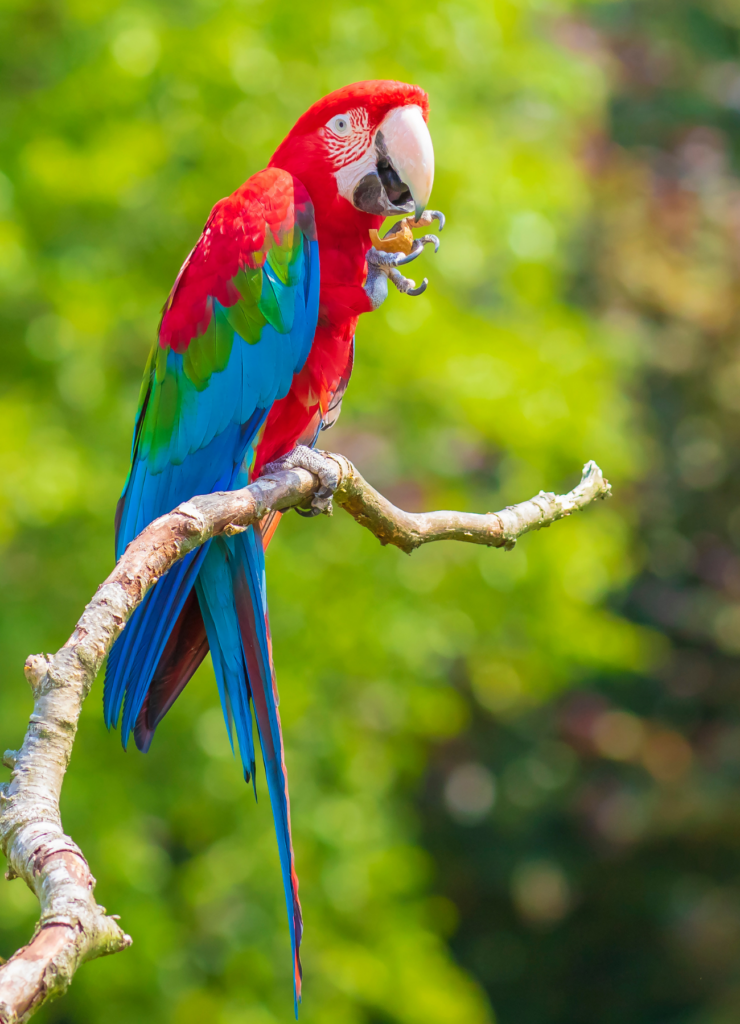
#> input picture image.png, 740 x 1024 px, found by its file name
$ python task2.py
#> lines starting #> are read from the running program, lines starting #| are printed output that depends on the picture
import cv2
import numpy as np

# Read and resize image
img = cv2.imread("C:/Users/Miras/Desktop/dev/ComputerVision/image.png")
#> img is the input picture: shape (1024, 740, 3); mean B, G, R 49.9, 131.5, 116.7
img_resized = cv2.resize(img, (256, 256))
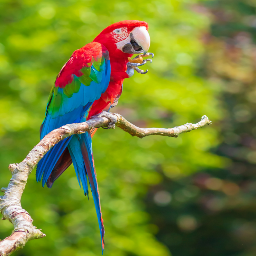
#> img_resized: shape (256, 256, 3); mean B, G, R 49.9, 131.5, 116.7

# Translation
dx, dy = 28, 34
M_translate = np.float32([[1, 0, dx],[0, 1, dy]])
translated_img = cv2.warpAffine(img_resized, M_translate, (256, 256))
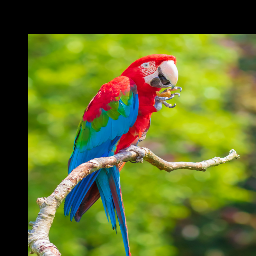
#> translated_img: shape (256, 256, 3); mean B, G, R 40.1, 108.3, 96.4

# Rotation
center = (128, 128)
M_rotate = cv2.getRotationMatrix2D(center, 18, 1.0)
final_img = cv2.warpAffine(translated_img, M_rotate, (256, 256))
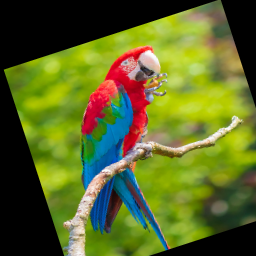
#> final_img: shape (256, 256, 3); mean B, G, R 37.4, 103.6, 92.1

# Pixel coordinates
x, y = 155, 60

# Pixel values
original_pixel = img_resized[y, x]
#> original_pixel = [96, 212, 189]
final_pixel = final_img[y, x]
#> final_pixel = [240, 240, 242]

print("Original image pixel at (155, 60):", original_pixel)
#| Original image pixel at (155, 60): [ 96 212 189]
print("Final transformed image pixel at (155, 60):", final_pixel)
#| Final transformed image pixel at (155, 60): [240 240 242]
